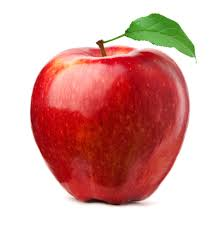
#> input picture input.jpg, 224 x 225 px, found by its file name
$ python app5.py
#> lines starting #> are read from the running program, lines starting #| are printed output that depends on the picture
#flipping

import cv2
import numpy as np

image=cv2.imread("C:/xampp/htdocs/Image Processing Tool/uploads/input.jpg")
#> image is the input picture: shape (225, 224, 3); mean B, G, R 163.7, 168.2, 219.3
shape = image.shape
#> shape = (225, 224, 3)
height=shape[0]
#> height = 225
width=shape[1]
#> width = 224
ot_array2=np.zeros((height,width,3), dtype=np.uint8)
for i in range(height):
    for j in range(width):
        ot_array2[i][j]=image[height-i-1][width-j-1]
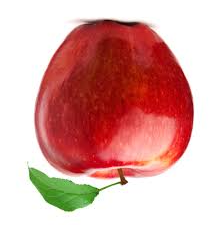
#> ot_array2: shape (225, 224, 3); mean B, G, R 163.7, 168.2, 219.3
# Display the result
cv2.imwrite("C:/xampp/htdocs/Image Processing Tool/update/flipped.jpg",ot_array2)
